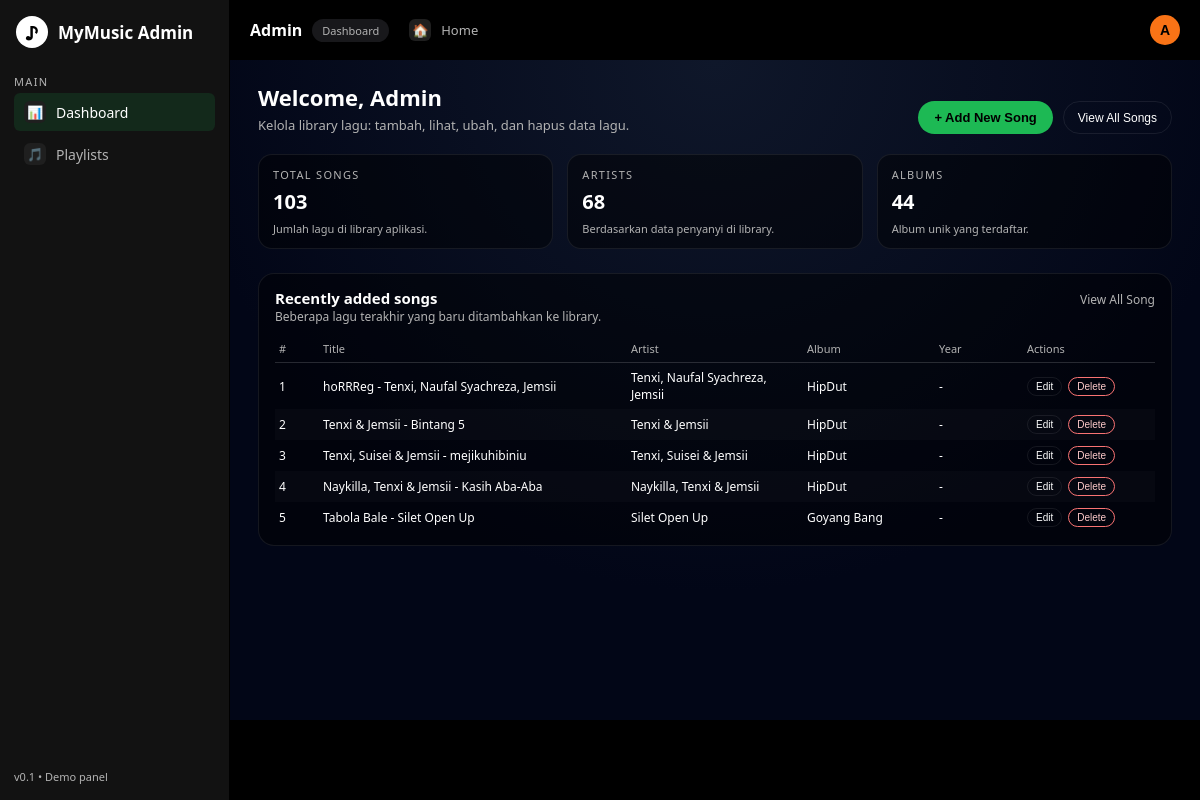
Page /admin (signed in) on the earlier database version.
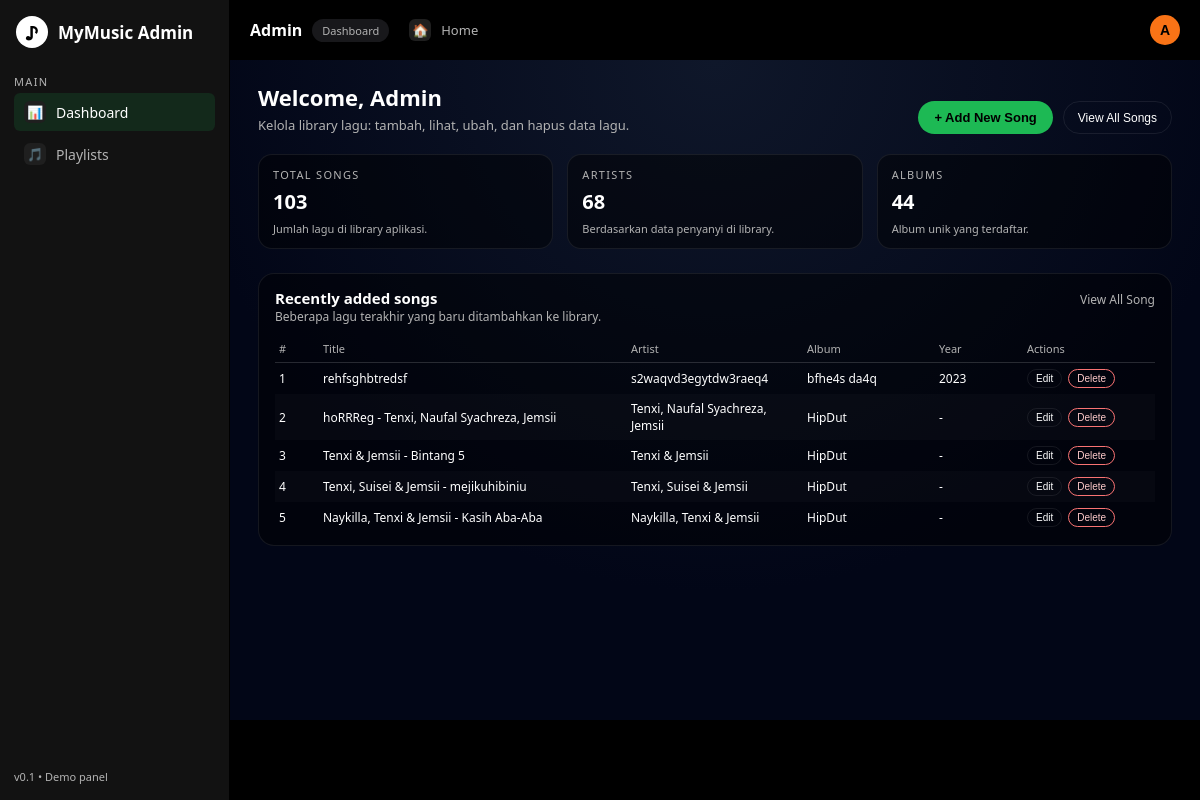
Same page on the later database version.
### app.py (models this page shows)
class User(db.Model):
    id = db.Column(db.Integer, primary_key=True)
    email = db.Column(db.String(120), unique=True, nullable=False)
    display_name = db.Column(db.String(80), nullable=False)
    password = db.Column(db.String(80), nullable=False)  # TODO: hash
    role = db.Column(db.String(20), default="user")
    avatar_url = db.Column(db.String(255), nullable=True)
    playlists = db.relationship("Playlist", backref="owner", lazy=True)
    folders = db.relationship("Folder", backref="owner", lazy=True)

class Song(db.Model):
    __table_args__ = {"sqlite_autoincrement": True}
    id = db.Column(db.Integer, primary_key=True)
    title = db.Column(db.String(200), nullable=False)
    artist = db.Column(db.String(120), nullable=False)
    album = db.Column(db.String(120))
    genre = db.Column(db.String(50))
    year = db.Column(db.Integer)
    duration_ms = db.Column(db.Integer)
    cover_url = db.Column(db.String(500))
    audio_url = db.Column(db.String(500))
    description = db.Column(db.Text)
    created_at = db.Column(db.DateTime, default=datetime.utcnow)
    playlists = db.relationship(
        "Playlist",
        secondary=playlist_song,
        back_populates="songs"
    )

### app.py (the view)
@app.route("/admin")
def admin_page():
    user = get_current_user()
    if not user:
        session.clear()
        return redirect(url_for("login"))
    if user.role != "admin":
        return redirect(url_for("home_page"))
    total_songs = Song.query.count()
    total_artists = (
        db.session.query(func.count(func.distinct(Song.artist)))
        .scalar()
        or 0
    )
    total_albums = (
        db.session.query(func.count(func.distinct(Song.album)))
        .scalar()
        or 0
    )
    recent_songs = (
        Song.query
        .order_by(Song.created_at.desc())
        .limit(5)
        .all()
    )
    return render_template(
        "admin_home.html",
        current_user=user,
        total_songs=total_songs,
        total_artists=total_artists,
        total_albums=total_albums,
        recent_songs=recent_songs,
    )

### app.py (called while the page is built)
def get_current_user():
    email = session.get("user_email")
    if not email:
        return None
    return User.query.filter_by(email=email).first()

### templates/admin_home.html (shortened to what this page needs)
<!DOCTYPE html>
<html lang="en">
<head>
</head>
<body>
<div class="app">
  <aside class="sidebar">
    <div class="sidebar__logo">
      <div class="sidebar__logo-icon">♪</div>
      <div class="sidebar__logo-text">MyMusic Admin</div>
    </div>
    <div>
      <div class="sidebar__section-title">Main</div>
      <nav class="sidebar__nav">
        <div class="sidebar__item sidebar__item--active"
             onclick="window.location.href='{{ url_for('admin_page') }}'">
          <div class="sidebar__item-icon">📊</div>
          <span>Dashboard</span>
        </div>
        <div class="sidebar__item"
     onclick="window.location.href='{{ url_for('admin_view_all_song') }}'">
  <div class="sidebar__item-icon">🎵</div>
  <span>Playlists</span>
</div>
      </nav>
 <nav class="sidebar__nav">
      <div class="sidebar__item">
      </div>
  </div>
    <div class="sidebar__footer">
      <span style="font-size:11px;">v0.1 • Demo panel</span>
    </div>
  </aside>
  <main class="main">
    <header class="topbar">
      <div class="topbar__left">
        <span class="topbar__title">Admin</span>
        <span class="admin-badge">Dashboard</span>
        <div class="sidebar__item" onclick="window.open('/home', '_blank')">
        <div class="sidebar__item-icon">🏠</div>
        <span>Home</span>
      </div>
      </div>
      <div class="user-menu">
        <button class="avatar" id="admin-avatar-btn">
          {{ (current_user.display_name or 'A')[0]|upper }}
        </button>
      </div>
    </header>
    <div class="content">
      <div class="page-header">
        <div class="page-title-block">
          <h1 class="page-title">Welcome, {{ current_user.display_name or 'Admin' }}</h1>
          <p class="page-subtitle">
            Kelola library lagu: tambah, lihat, ubah, dan hapus data lagu.
          </p>
        </div>
        <div class="primary-actions">
          <button class="btn-primary"
        onclick="window.location.href='{{ url_for('admin_add_song') }}'">
  + Add New Song
</button>
<button class="btn-secondary"
        onclick="window.location.href='{{ url_for('admin_view_all_song') }}'">
  View All Songs
</button>
        </div>
      </div>
      <section class="stats-grid">
        <article class="stat-card">
          <span class="stat-label">Total songs</span>
          <span class="stat-value">{{ total_songs }}</span>
          <span class="stat-footer">Jumlah lagu di library aplikasi.</span>
        </article>
        <article class="stat-card">
          <span class="stat-label">Artists</span>
          <span class="stat-value">{{ total_artists }}</span>
          <span class="stat-footer">Berdasarkan data penyanyi di library.</span>
        </article>
        <article class="stat-card">
          <span class="stat-label">Albums</span>
          <span class="stat-value">{{ total_albums }}</span>
          <span class="stat-footer">Album unik yang terdaftar.</span>
        </article>
      </section>
      <section class="panel">
        <div class="panel-header">
          <div>
            <h2 class="panel-title">Recently added songs</h2>
            <p class="panel-subtitle">
              Beberapa lagu terakhir yang baru ditambahkan ke library.
            </p>
          </div>
          <span class="panel-link"
      onclick="window.location.href='{{ url_for('admin_view_all_song') }}'">
  View All Song
</span>
        </div>
        <div class="panel-body">
          <table>
            <thead>
              <tr>
                <th style="width:5%;">#</th>
                <th style="width:35%;">Title</th>
                <th style="width:20%;">Artist</th>
                <th style="width:15%;">Album</th>
                <th style="width:10%;">Year</th>
                <th style="width:15%;">Actions</th>
              </tr>
            </thead>
            <tbody>
              {% for song in recent_songs %}
                <tr>
                  <td>{{ loop.index }}</td>
                  <td>{{ song.title }}</td>
                  <td>{{ song.artist }}</td>
                  <td>
                    {% if song.album %}
                      {{ song.album }}
                    {% else %}
                      <span class="tag">Single</span>
                    {% endif %}
                  </td>
                  <td>{{ song.year or '-' }}</td>
                  <td>
  <div class="cell-actions">
    <button class="btn-small"
            onclick="window.location.href='{{ url_for('admin_edit_song', song_id=song.id) }}'">
      Edit
    </button>
    <form method="POST"
          action="{{ url_for('admin_delete_song', song_id=song.id) }}"
          style="display:inline;"
          onsubmit="return confirm('Yakin ingin menghapus lagu ini?');">
      <button type="submit" class="btn-small btn-small--danger">
        Delete
      </button>
    </form>
  </div>
</td>
                </tr>
              {% else %}
                <tr>
                  <td colspan="6">Belum ada lagu di database.</td>
                </tr>
              {% endfor %}
            </tbody>
          </table>
        </div>
      </section>
    </div>
  </main>
</div>
</body>
</html>

Differences in the rows shown:
no longer on this page (row edited): Song: title "Tabola Bale - Silet Open Up", artist "Silet Open Up", album "Goyang Bang", year "-"
added Song: title "rehfsghbtredsf", artist "s2waqvd3egytdw3raeq4", album "bfhe4s da4q", year "2023"
